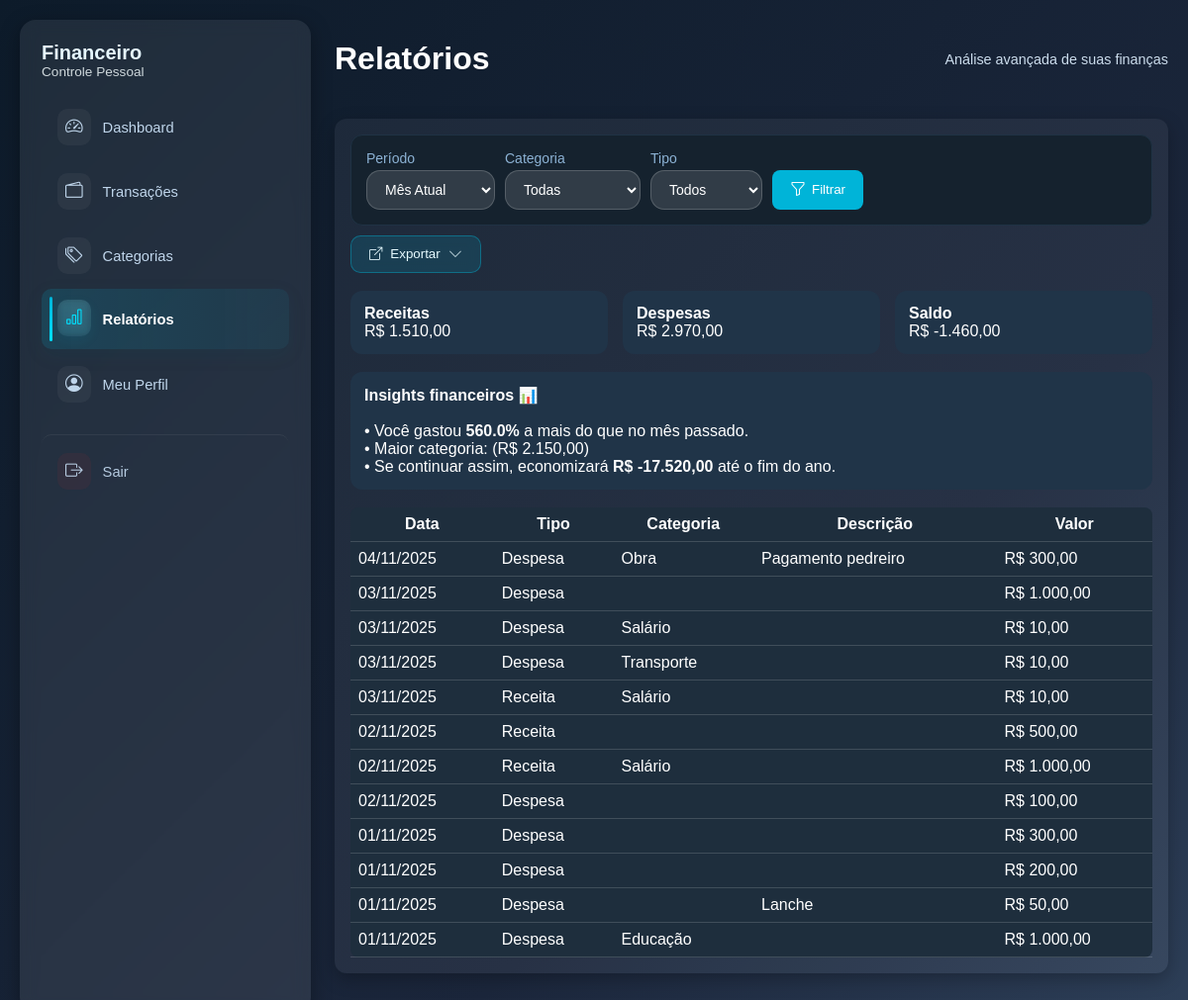
The app's page /relatorios.php (signed in) with its own data.
### tables this page shows
CREATE TABLE `transacoes` (
  `id` int(11) NOT NULL,
  `usuario_id` int(11) NOT NULL,
  `categoria_id` int(11) DEFAULT NULL,
  `tipo` enum('receita','despesa') NOT NULL,
  `descricao` varchar(255) NOT NULL,
  `valor` decimal(10,2) NOT NULL CHECK (`valor` >= 0),
  `data_transacao` date NOT NULL,
  `criado_em` timestamp NOT NULL DEFAULT current_timestamp()
);

CREATE TABLE `categorias` (
  `id` int(11) NOT NULL,
  `usuario_id` int(11) DEFAULT NULL,
  `nome` varchar(80) NOT NULL,
  `cor` varchar(7) DEFAULT NULL,
  `tipo` enum('receita','despesa') NOT NULL,
  `criado_em` timestamp NOT NULL DEFAULT current_timestamp()
);

### relatorios.php (the view, shortened to what this page needs)
<?php
require_once 'includes/db_connect.php';
$usuario_id = $_SESSION['usuario_id'];
$periodo = $_GET['periodo'] ?? 'mes';
$conditions = "WHERE t.usuario_id = ?";
$params = [$usuario_id];
if ($periodo === 'mes') {
    $conditions .= " AND MONTH(data_transacao) = MONTH(NOW()) AND YEAR(data_transacao) = YEAR(NOW())";
}
$sql = "
SELECT t.*, c.nome AS categoria_nome
FROM transacoes t
LEFT JOIN categorias c ON t.categoria_id = c.id
$conditions
ORDER BY t.data_transacao DESC";
$stmt = $pdo->prepare($sql);
$stmt->execute($params);
$rows = $stmt->fetchAll(PDO::FETCH_ASSOC);
$total_r = 0;
$total_d = 0;
$categorias_totais = [];
foreach ($rows as $r) {
    if ($r['tipo'] === 'receita') $total_r += $r['valor'];
    else $total_d += $r['valor'];
    if (!isset($categorias_totais[$r['categoria_nome']])) {
        $categorias_totais[$r['categoria_nome']] = 0;
    }
    $categorias_totais[$r['categoria_nome']] += $r['valor'];
}
$saldo = $total_r - $total_d;
function compara_mes($pdo, $usuario_id, $tipo) {
    $sql = "
    SELECT SUM(valor) FROM transacoes
    WHERE usuario_id = ? AND tipo = ?
    AND MONTH(data_transacao)=MONTH(NOW())-1 AND YEAR(data_transacao)=YEAR(NOW())";
    $st = $pdo->prepare($sql);
    $st->execute([$usuario_id, $tipo]);
    return $st->fetchColumn() ?: 0;
}
$mes_passado_despesas = compara_mes($pdo, $usuario_id, 'despesa');
$diff = $mes_passado_despesas ? (($total_d-$mes_passado_despesas)/$mes_passado_despesas) * 100 : 0;
arsort($categorias_totais);
$top_cat = array_key_first($categorias_totais) ?? '—';
$top_val = $categorias_totais[$top_cat] ?? 0;
$previsao = $saldo * 12;
?>
<!doctype html>
<html lang="pt-BR">
<head>
<link rel="stylesheet" href="assets/css/dashboard.css">
<link rel="stylesheet" href="https://cdn.jsdelivr.net/npm/bootstrap-icons@1.13.1/font/bootstrap-icons.min.css">
</head>
<body>
<div class="app-layout">
<aside class="sidebar">
      <div class="brand"><div class="logo">Financeiro</div><div class="small">Controle Pessoal</div></div>
      <?php
$current = basename($_SERVER['PHP_SELF']);
?>
<nav class="nav">
  <a class="nav-item <?= $current === 'dashboard.php' ? 'active' : '' ?>" href="dashboard.php">
    <i class="bi bi-speedometer2"></i> Dashboard
  </a>
  <a class="nav-item <?= $current === 'transacoes.php' ? 'active' : '' ?>" href="transacoes.php">
    <i class="bi bi-wallet2"></i> Transações
  </a>
  <a class="nav-item <?= $current === 'categorias.php' ? 'active' : '' ?>" href="categorias.php">
    <i class="bi bi-tags"></i> Categorias
  </a>
  <a class="nav-item <?= $current === 'relatorios.php' ? 'active' : '' ?>" href="relatorios.php">
    <i class="bi bi-bar-chart"></i> Relatórios
  </a>
  <a class="nav-item <?= $current === 'perfil.php' ? 'active' : '' ?>" href="perfil.php">
    <i class="bi bi-person-circle"></i> Meu Perfil
  </a>
  <a class="nav-item logout <?= $current === 'logout.php' ? 'active' : '' ?>" href="logout.php">
    <i class="bi bi-box-arrow-right"></i> Sair
  </a>
</nav>
    </aside>
<main class="main">
<header class="topbar">
  <h1>Relatórios</h1>
  <p class="muted">Análise avançada de suas finanças</p>
</header>
<div class="panel">
<form method="get" class="filters">
<div class="filter-item">
<label >
  Período</label>
  <div data-tooltip="Escolha o período">
  <select name="periodo">
    <option value="mes">Mês Atual</option>
  </select>
  </div>
</div>
<div class="filter-item">
<label >
    Categoria</label>
    <div data-tooltip="Escolha a categoria">
<select name="categoria_id" data-tooltip="Selecionar categoria">
  <option value="">Todas</option>
</select>
</div>
</div>
<div class="filter-item">
<label>Tipo</label>
<div data-tooltip="Escolha o tipo">
<select name="tipo" data-tooltip="Selecionar tipo">
  <option value="">Todos</option>
</select>
</div>
</div>
<button class="btn-filter" data-tooltip="Aplicar filtros"><i class="bi bi-funnel"></i> Filtrar</button>
</form>
<div class="export-container">
  <div class="dropdown export-dropdown">
    <button id="exportBtn" class="btn-export-main" data-tooltip="Exportar relatórios">
      <i class="bi bi-box-arrow-up-right"></i> Exportar
      <i class="bi bi-chevron-down dropdown-arrow"></i>
    </button>
  </div>
</div>
<div class="card-grid">
<div class="card"><b>Receitas</b><br>R$ <?= number_format($total_r,2,',','.') ?></div>
<div class="card"><b>Despesas</b><br>R$ <?= number_format($total_d,2,',','.') ?></div>
<div class="card"><b>Saldo</b><br>R$ <?= number_format($saldo,2,',','.') ?></div>
</div>
<br>
<div class="insights">
<b>Insights financeiros 📊</b><br><br>
<?php if($mes_passado_despesas>0): ?>
• Você gastou <b><?= number_format($diff,1) ?>%</b> <?= $diff>0?'a mais':'a menos' ?> do que no mês passado.<br>
<?php endif; ?>
• Maior categoria: <b><?= $top_cat ?></b> (R$ <?= number_format($top_val,2,',','.') ?>)<br>
• Se continuar assim, economizará <b>R$ <?= number_format($previsao,2,',','.') ?></b> até o fim do ano.
</div>
<br>
<table class="table" style="width:100%;background:#1e2e3d;color:#fff;border-radius:8px;">
<thead><tr>
<th>Data</th><th>Tipo</th><th>Categoria</th><th>Descrição</th><th>Valor</th>
</tr></thead>
<tbody>
<?php foreach($rows as $r): ?>
<tr>
<td><?= date('d/m/Y',strtotime($r['data_transacao'])) ?></td>
<td><?= ucfirst($r['tipo']) ?></td>
<td><?= $r['categoria_nome'] ?></td>
<td><?= $r['descricao'] ?></td>
<td>R$ <?= number_format($r['valor'],2,',','.') ?></td>
</tr>
<?php endforeach; ?>
</tbody>
</table>
</div>
</main>
</div>
</body>
</html>

### relatorios.php (style rules this page uses)
.table { width:100%; border-collapse: collapse; }
.table th, .table td { padding:8px;border-bottom:1px solid #eeeeee29; }
select { background: rgba(255,255,255,0.12)!important; border: 1px solid rgba(255,255,255,0.18)!important; border-radius: 14px!important; padding: 10px 14px!important; font-size: .9rem; color: #fff!important; transition: 0.25s!important; outline: none; cursor: pointer; }
select option { background: #0d1b2a; color: #eafdff; padding: 10px; border-bottom: 1px solid rgba(255,255,255,0.06); font-size: .9rem; }
.filters { display:flex;gap:10px;margin-bottom:10px; }
.filters select,.filters input { padding:8px;border-radius:8px;border:1px solid #444;background:#1b2b3a;color:#fff; }
.card-grid { display:grid;grid-template-columns:repeat(3,1fr);gap:15px;margin-top:15px; }
.card { background:#203448;padding:14px;border-radius:12px;color:#fff; }
.insights { background:#203448;padding:14px;border-radius:12px; }

### records on screen
transacoes: data_transacao "04/11/2025", tipo "Despesa", categoria.nome "Obra", descricao "Pagamento pedreiro", valor "300,00"
transacoes: data_transacao "03/11/2025", tipo "Despesa", valor "1.000,00"
transacoes: data_transacao "03/11/2025", tipo "Despesa", categoria.nome "Salário", valor "10,00"
transacoes: data_transacao "03/11/2025", tipo "Despesa", categoria.nome "Transporte", valor "10,00"
transacoes: data_transacao "03/11/2025", tipo "Receita", categoria.nome "Salário", valor "10,00"
transacoes: data_transacao "02/11/2025", tipo "Receita", valor "500,00"
transacoes: data_transacao "02/11/2025", tipo "Receita", categoria.nome "Salário", valor "1.000,00"
transacoes: data_transacao "02/11/2025", tipo "Despesa", valor "100,00"
transacoes: data_transacao "01/11/2025", tipo "Despesa", valor "300,00"
transacoes: data_transacao "01/11/2025", tipo "Despesa", valor "200,00"
transacoes: data_transacao "01/11/2025", tipo "Despesa", descricao "Lanche", valor "50,00"
transacoes: data_transacao "01/11/2025", tipo "Despesa", categoria.nome "Educação", valor "1.000,00"

### other values on screen
$total_r "1.510,00"
$total_d "2.970,00"
$saldo "-1.460,00"
$diff "560.0"
$top_val "2.150,00"
$previsao "-17.520,00"
